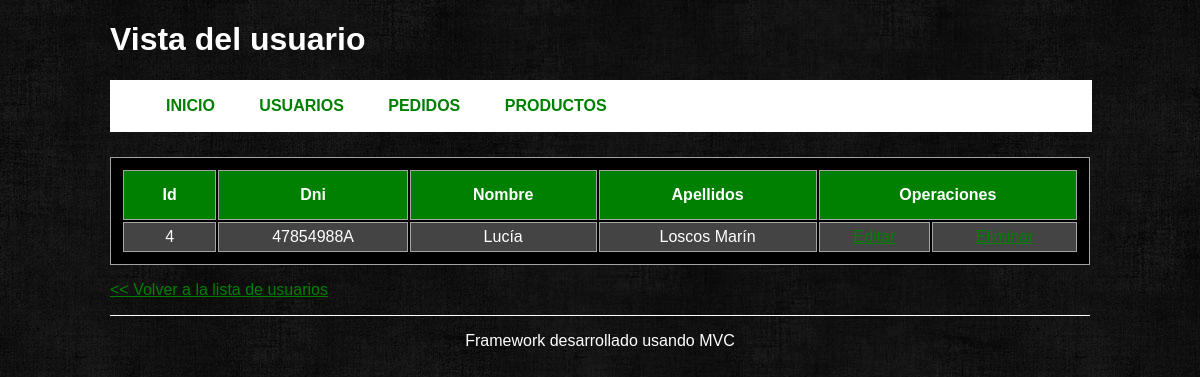
Page /user/view/4 on the earlier database version.
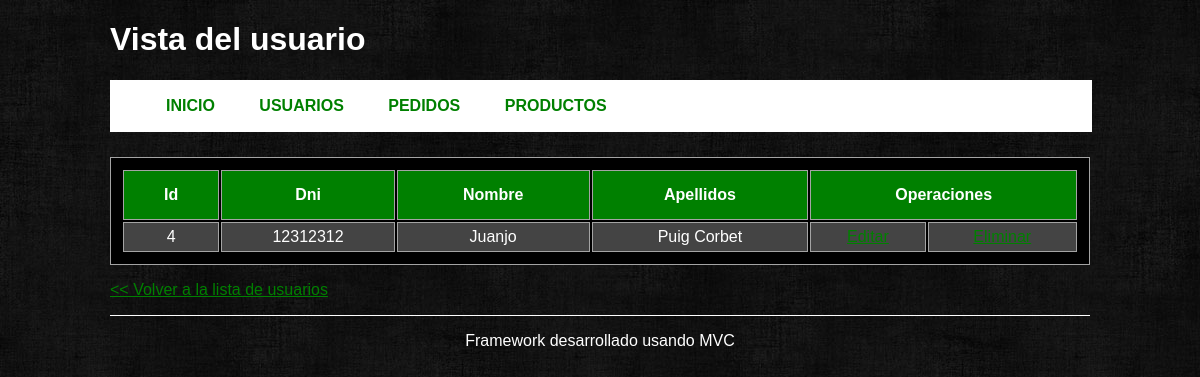
Same page on the later database version.
### tables this page shows
CREATE TABLE IF NOT EXISTS `usuarios` (
  `id` int(10) NOT NULL AUTO_INCREMENT,
  `dni` varchar(9) NOT NULL,
  `nombre` varchar(20) NOT NULL,
  `apellidos` varchar(50) NOT NULL,
  PRIMARY KEY (`id`)
);

### controllers/userController.php (called while the page is built, shortened)
<?php
class userController extends Controller {
    private $_user;
    public function __construct () {
        $this->_user = $this->loadModel('user');
    }
    public function view($userid) {
        $this->_view->user  = $this->_user->getUserById($userid);
        $this->_view->title = "Vista del usuario";
        $this->_view->render('view');
    }
}

### index.php (called while the page is built, shortened)
<?php
require_once APP_PATH . 'Controller.php';
require_once APP_PATH . 'Model.php';
try{
    Bootstrap::run(new Request);
}catch(Exception $e){
    echo $e->getMessage();;
}
?>

### application/Model.php (called while the page is built, shortened)
<?php
class Model {
    public function __construct() {
        $this->_db = new Database();
    }
}

### models/userModel.php (called while the page is built, shortened)
<?php
class userModel extends Model {
    public function getUserById($id) {
        $user = $this->_db->prepare("SELECT * FROM usuarios WHERE id = ?");
        $user->bindParam(1, $id, PDO::PARAM_INT);
        $user->execute();
        return array_shift($user->fetchall());
    }
}

### application/Controller.php (called while the page is built, shortened)
<?php
abstract class Controller {
    protected function loadModel($model) {
        $model = $model . 'Model';
        $pathModel = ROOT . 'models' . DS . $model . '.php';
        if(is_readable($pathModel)) {
            $model = new $model;
            return $model;
        }
        else {
            throw new Exception("Error de Modelo");
        }
    }
}

### views/user/view.phtml (the view)
<?php if(isset($this->user)  && count($this->user)): ?>
<table>
    <tr>
        <th>Id</th>
        <th>Dni</th>
        <th>Nombre</th>
        <th>Apellidos</th>
        <th colspan="2">Operaciones</th>
    </tr>
    <tr id="cuerpo">
        <td><?php echo $this->user['id']?></td>
        <td><?php echo $this->user['dni']?></td>
        <td><?php echo $this->user['nombre']?></td>
        <td><?php echo $this->user['apellidos']?></td>
        <td>
            <a href="<?php echo BASE_URL . 'user/edit/' . $this->user['id']; ?>">Editar</a>
        </td>
        <td>
            <a href="<?php echo BASE_URL . 'user/delete/' . $this->user['id']; ?>">Eliminar</a>
        </td>
    </tr>
</table>
<?php else: ?>
    <p><strong>No hay datos en la base de datos</strong></p>
<?php endif; ?>
<p><a href="<?php echo BASE_URL . 'user' ?>">&lt;&lt; Volver a la lista de usuarios</a></p>

Differences in the rows shown:
changed usuarios id 4: dni "47854988A" → "12312312"; nombre "Lucía" → "Juanjo"; apellidos "Loscos Marín" → "Puig Corbet"
